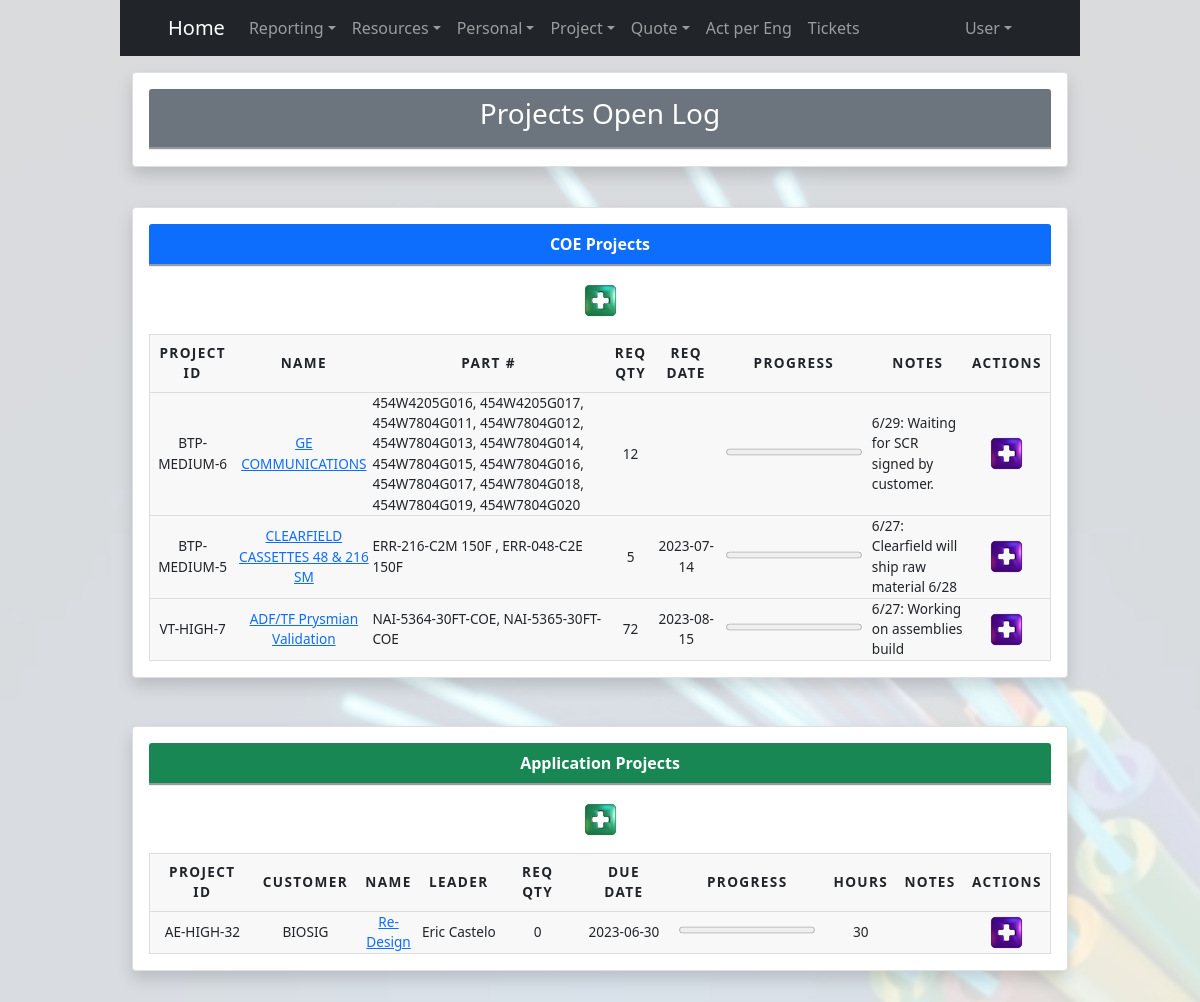
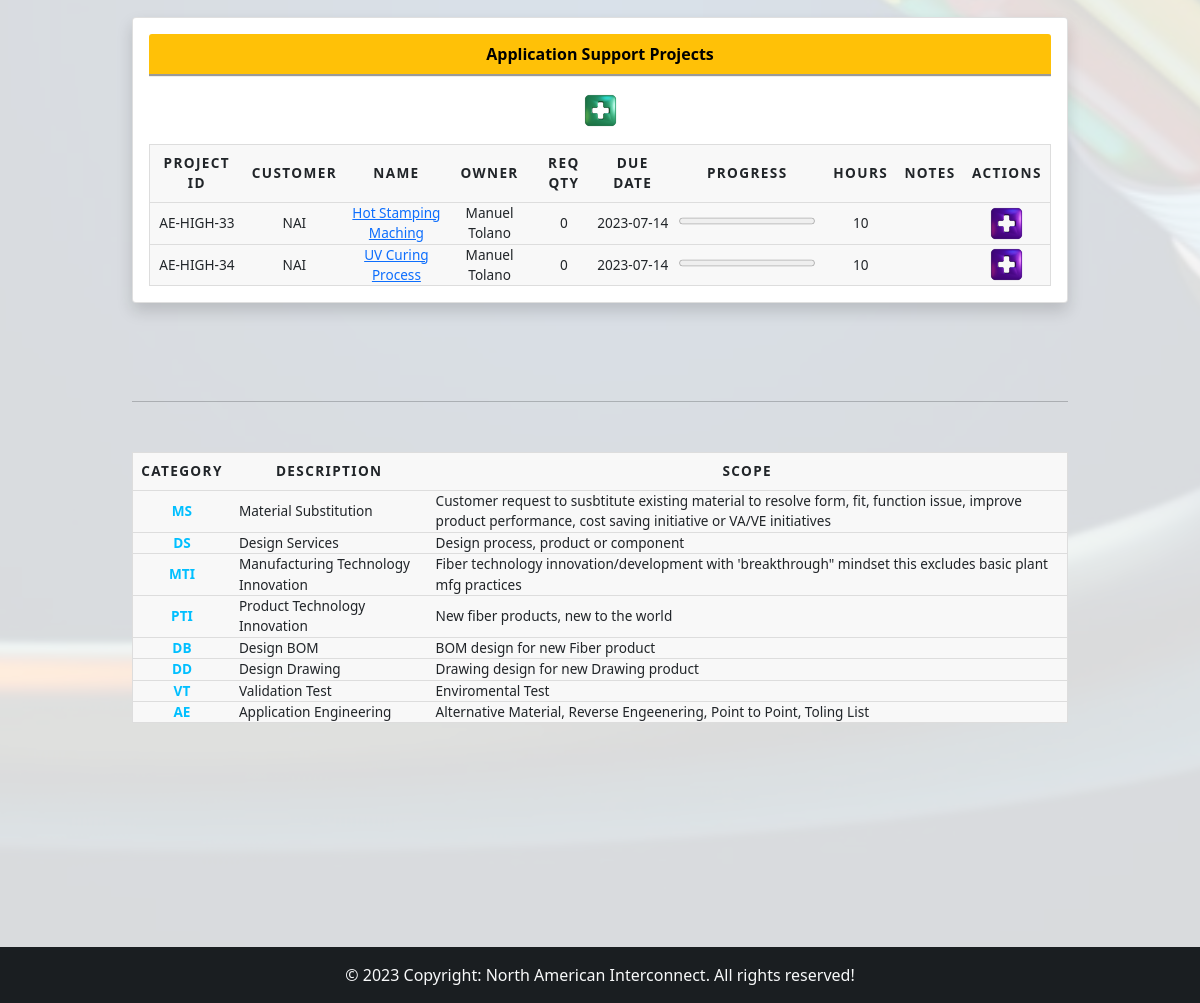
/log.php (signed in), run on the app's committed database (2 pictures, top to bottom).
### tables this page shows
CREATE TABLE `proyecto` (
  `idProyecto` int(11) NOT NULL,
  `projectID` varchar(30) NOT NULL,
  `idCliente` int(11) NOT NULL,
  `nombre` varchar(50) DEFAULT NULL,
  `descripcion` text DEFAULT NULL,
  `cobrarA` varchar(30) NOT NULL,
  `ventasPotenciales` decimal(10,2) DEFAULT NULL,
  `PO` varchar(30) DEFAULT NULL,
  `qtoNumber` varchar(30) DEFAULT NULL,
  `idCuenta` int(11) DEFAULT NULL,
  `tracking` varchar(30) DEFAULT NULL,
  `idRespDiseno` int(11) DEFAULT NULL,
  `idRespManu` int(11) DEFAULT NULL,
  `sobreCarga` decimal(10,3) DEFAULT NULL,
  `fechaReqCliente` datetime DEFAULT NULL,
  `fechaPromesa` datetime DEFAULT NULL,
  `fechaTentativa` datetime DEFAULT NULL,
  `fechaEmbarque` datetime DEFAULT NULL,
  `fechaInicio` datetime DEFAULT NULL,
  `fechaTermino` datetime DEFAULT NULL,
  `tiempoVida` decimal(10,0) DEFAULT NULL,
  `notas` text DEFAULT NULL,
  `currentStage` int(11) NOT NULL,
  `idStatus` int(11) NOT NULL,
  `idUsuario` int(11) NOT NULL,
  `appTrackID` varchar(30) DEFAULT NULL,
  `fechaCrea` datetime NOT NULL DEFAULT current_timestamp(),
  `longestMaterial` varchar(50) DEFAULT NULL,
  `longestETA` datetime DEFAULT NULL,
  `prioridad` tinyint(2) NOT NULL DEFAULT 0,
  `idTipoProyecto` int(11) NOT NULL,
  `overallComplet` decimal(10,3) NOT NULL DEFAULT 0.000,
  `idRepreVentas` int(11) DEFAULT NULL,
  `awarded` tinyint(1) DEFAULT NULL,
  `dateAwarded` datetime DEFAULT NULL,
  `consTA` tinyint(1) DEFAULT NULL,
  `idLiderProyecto` int(11) DEFAULT NULL,
  `idGerenteProyecto` int(11) DEFAULT NULL,
  `idCoordinadorProyecto` int(11) DEFAULT NULL,
  `idIngenieroQA` int(11) DEFAULT NULL,
  `isApplication` tinyint(1) DEFAULT 0,
  `idProyectoRequester` int(11) DEFAULT NULL
);

CREATE TABLE `actividades_proyecto` (
  `idActividades_proyecto` int(11) NOT NULL,
  `idProyecto` int(11) NOT NULL,
  `idActividad` int(11) NOT NULL,
  `fechaInicio` datetime DEFAULT current_timestamp(),
  `fechaRequerida` datetime DEFAULT NULL,
  `fechaEntrega` datetime DEFAULT NULL,
  `fechaCrea` datetime NOT NULL DEFAULT current_timestamp(),
  `completado` tinyint(1) NOT NULL DEFAULT 0,
  `notas` text DEFAULT NULL,
  `entregadoPor` int(11) DEFAULT NULL,
  `ubicacion` varchar(300) DEFAULT NULL,
  `fechaAprobacion` datetime DEFAULT NULL,
  `aprobadoPor` int(11) DEFAULT NULL,
  `respAct` int(11) DEFAULT NULL
);

### log.php (the view, shortened to what the rows shown need)
<?php
  include "inc/headerBoostrap.php";
  if (isset($_SESSION["usuarioNombre"])) {
  ?>
  <?php
        $stmt->execute();
          $stmtApplication->execute();
            $stmtSupportApplication->execute();
  }
?>
<!DOCTYPE html>
<div class="container">
        <div class="flex-container">
            <div class="card shadow p-3 mb-5 bg-body rounded w-100">
              <table>
                  <thead>
                      <tr>
                          <th>Project ID</th>
                          <th>Name</th>
                          <th>Part #</th>
                          <th>Req Qty</th>
                          <th>Req Date</th>
                          <th>Progress</th>
                          <th>Notes</th>
                          <th>Actions</th>
                      </tr>
                  </thead>
              <?php
                  $data = array();
                  $currentProjectID = "";
                  while ($resultado = $stmt->fetch()) {
                        $data[] = $resultado;
                  }
                  foreach ($data as $value) {
                      if ($value->projectID != $currentProjectID) {
                          echo "<tr id='" . $value->idProyecto . "'>";
                          echo "<td>" . $value->projectID . "</td>";
                          echo "<td><a href='/pages/proyecto_detalle/proyecto_detalle_coe.php?id=".$value->idProyecto."&back=log' style='a:visited {color:#00FF00}'>" . $value->pnombre . "</a></td>";
                          $currentProjectID = $value->projectID;
                          echo "<td style='text-align: initial;'>";
                          $qty = 0;
                          foreach ($data as $value2) {
                              if ($value2->projectID == $currentProjectID) {
                                  if ($qty != 0) {
                                      echo ", ";
                                  }
                                  echo $value2->numParte;
                                  $qty += $value2->cantReq;
                              }
                          }
                          echo "</td>";
                          echo "<td>" . $qty . "</td>";
                          echo "<td>" . $value->fechaReqCliente . "</td>";
                          echo "<td><progress Style='margin-left: 10px; margin-right: 10px;' id='file' value='" . $value->completed . "' max='100'> $value->completed% </progress></td>";
                          if ($value->nota != NULL) {
                              echo "<td style='text-align: initial;'><span class='editSpan nota'>" . $value->notaMonth . "/" . $value->notaDay . ": " . $value->nota . "</span>";
                          } else {
                              echo "<td></td>";
                          }
                          echo "<input class='editInput nota' type='text' name='nota' value='" . $value->nota . "' style='display: none;'></td>";
                          echo "<td>
                                    <div class='' style='display: flex; justify-content: space-evenly;'>
                                        <a class='editBtn' href='#' onclick='editMode(this)'>
                                            <div class='icon-container'>
                                                <div class='plus-icon'></div>
                                            </div>
                                        </a>
                                        <a class='guardarBtn' href='#' onclick='insertarNota(this)' style='display: none;'>
                                            <div class='icon-container'>
                                                <div class='plus-icon-green'></div>
                                            </div>
                                        </a>
                                        <a class='deleteBtn' href='#' onclick='cancel(this)' style='display: none;'>
                                            <div class='icon-container'>
                                                <div class='cross-icon'></div>
                                            </div>
                                        </a>
                                    </div>
                                </td>";
                          echo "</tr>";
                      }else {
                      }
                  }
              ?>
              </table>
            </div>
            <div class="card shadow p-3 mb-5 bg-body rounded w-100">
              <table>
                  <thead>
                      <tr>
                          <th>Project ID</th>
                          <th>Customer</th>
                          <th>Name</th>
                          <th>Leader</th>
                          <th>Req Qty</th>
                          <th>Due Date</th>
                          <th>Progress</th>
                          <th>Hours</th>
                          <th>Notes</th>
                          <th>Actions</th>
                      </tr>
                  </thead>
              <?php
                  $dataApplication = array();
                  $currentProjectID = "";
                  while ($resultado = $stmtApplication->fetch()) {
                        $dataApplication[] = $resultado;
                  }
                  foreach ($dataApplication as $value) {
                      if ($value->projectID != $currentProjectID) {
                          echo "<tr id='" . $value->idProyecto . "'>";
                          echo "<td>" . $value->projectID . "</td>";
                          echo "<td>" . $value->cNombre . "</td>";
                          echo "<td><a href='/pages/proyecto_detalle/proyecto_detalle_application.php?id=".$value->idProyecto."&back=log' style='a:visited {color:#00FF00}'>" . $value->pDescripcion . "</a></td>";
                          $currentProjectID = $value->projectID;
                          echo "<td>" . $value->eNombre . "</td>";
                          $qty = 0;
                          foreach ($dataApplication as $value2) {
                              if ($value2->projectID == $currentProjectID) {
                                  $qty += $value2->cantReq;
                              }
                          }
                          echo "<td>" . $qty . "</td>";
                          echo "<td>" . $value->fechaReqCliente . "</td>";
                          echo "<td><progress Style='margin-left: 10px; margin-right: 10px;' id='file' value='" . $value->percentCompleted . "' max='100'> $value->percentCompleted% </progress></td>";
                          echo "<td>" . number_format($value->horas, 0) . "</td>";
                          if ($value->nota != NULL) {
                              echo "<td style='text-align: initial;'><span class='editSpan nota'>" . $value->notaMonth . "/" . $value->notaDay . ": " . $value->nota . "</span>";
                          } else {
                              echo "<td></td>";
                          }
                          echo "<td>
                                    <div class='' style='display: flex; justify-content: space-evenly;'>
                                        <a class='editBtn' href='#' onclick='editMode(this)'>
                                            <div class='icon-container'>
                                                <div class='plus-icon'></div>
                                            </div>
                                        </a>
                                        <a class='guardarBtn' href='#' onclick='insertarNota(this)' style='display: none;'>
                                            <div class='icon-container'>
                                                <div class='plus-icon-green'></div>
                                            </div>
                                        </a>
                                        <a class='deleteBtn' href='#' onclick='cancel(this)' style='display: none;'>
                                            <div class='icon-container'>
                                                <div class='cross-icon'></div>
                                            </div>
                                        </a>
                                    </div>
                                </td>";
                          echo "</tr>";
                      }else {
                      }
                  }
              ?>
              </table>
            </div>
            <div class="card shadow p-3 mb-5 bg-body rounded w-100">
              <table>
                  <thead>
                      <tr>
                          <th>Project ID</th>
                          <th>Customer</th>
                          <th>Name</th>
                          <th>Owner</th>
                          <th>Req Qty</th>
                          <th>Due Date</th>
                          <th>Progress</th>
                          <th>Hours</th>
                          <th>Notes</th>
                          <th>Actions</th>
                      </tr>
                  </thead>
              <?php
                  $dataApplication = array();
                  $currentProjectID = "";
                  while ($resultado = $stmtSupportApplication->fetch()) {
                        $dataApplication[] = $resultado;
                  }
                  foreach ($dataApplication as $value) {
                      if ($value->projectID != $currentProjectID) {
                          echo "<tr id='" . $value->idProyecto . "'>";
                          echo "<td>" . $value->projectID . "</td>";
                          echo "<td>" . $value->cNombre . "</td>";
                          echo "<td><a href='/pages/proyecto_detalle/proyecto_detalle_application.php?id=".$value->idProyecto."&back=log' style='a:visited {color:#00FF00}'>" . $value->pDescripcion . "</a></td>";
                          $currentProjectID = $value->projectID;
                          echo "<td>" . $value->eNombre . "</td>";
                          $qty = 0;
                          foreach ($dataApplication as $value2) {
                              if ($value2->projectID == $currentProjectID) {
                                  $qty += $value2->cantReq;
                              }
                          }
                          echo "<td>" . $qty . "</td>";
                          echo "<td>" . $value->fechaReqCliente . "</td>";
                          echo "<td><progress Style='margin-left: 10px; margin-right: 10px;' id='file' value='" . $value->completed . "' max='100'> $value->completed% </progress></td>";
                          echo "<td>" . number_format($value->horas, 0) . "</td>";
                          if ($value->nota != NULL) {
                              echo "<td style='text-align: initial;'><span class='editSpan nota'>" . $value->notaMonth . "/" . $value->notaDay . ": " . $value->nota . "</span>";
                          } else {
                              echo "<td></td>";
                          }
                          echo "<td>
                                    <div class='' style='display: flex; justify-content: space-evenly;'>
                                        <a class='editBtn' href='#' onclick='editMode(this)'>
                                            <div class='icon-container'>
                                                <div class='plus-icon'></div>
                                            </div>
                                        </a>
                                        <a class='guardarBtn' href='#' onclick='insertarNota(this)' style='display: none;'>
                                            <div class='icon-container'>
                                                <div class='plus-icon-green'></div>
                                            </div>
                                        </a>
                                        <a class='deleteBtn' href='#' onclick='cancel(this)' style='display: none;'>
                                            <div class='icon-container'>
                                                <div class='cross-icon'></div>
                                            </div>
                                        </a>
                                    </div>
                                </td>";
                          echo "</tr>";
                      }else {
                      }
                  }
              ?>
              </table>
            </div>
            <table>
                <thead>
                    <tr>
                        <th>Category</th>
                        <th>Description</th>
                        <th>Scope</th>
                    </tr>
                </thead>
            </table>
        </div>
  </div>

### data on the page
proyecto: projectID "BTP-MEDIUM-6", nombre "GE COMMUNICATIONS", numParte "454W4205G016", numParte "454W4205G017", numParte "454W7804G011", numParte "454W7804G012", numParte "454W7804G013", numParte "454W7804G014", numParte "454W7804G015", numParte "454W7804G016", numParte "454W7804G017", numParte "454W7804G018", numParte "454W7804G019", numParte "454W7804G020", qty "12", $value->completed 0 (drawn), notaMonth "6", notaDay "29", nota "Waiting for SCR signed by customer."
proyecto: projectID "BTP-MEDIUM-5", nombre "CLEARFIELD CASSETTES 48 & 216 SM", numParte "ERR-216-C2M 150F", numParte "ERR-048-C2E 150F", qty "5", fechaReqCliente "2023-07-14", $value->completed 0 (drawn), notaMonth "6", notaDay "27", nota "Clearfield will ship raw material 6/28"
proyecto: projectID "VT-HIGH-7", nombre "ADF/TF Prysmian Validation", numParte "NAI-5364-30FT-COE", numParte "NAI-5365-30FT-COE", qty "72", fechaReqCliente "2023-08-15", $value->completed 0 (drawn), notaMonth "6", notaDay "27", nota "Working on assemblies build"
actividades_proyecto: idProyecto.projectID "AE-HIGH-32", cNombre "BIOSIG", idProyecto.descripcion "Re-Design", eNombre "Eric Castelo", qty "0", fechaReqCliente "2023-06-30", $value->percentCompleted 0.0000 (drawn), horas "30"
actividades_proyecto: idProyecto.projectID "AE-HIGH-33", cNombre "NAI", idProyecto.descripcion "Hot Stamping Maching", eNombre "Manuel Tolano", qty "0", fechaReqCliente "2023-07-14", horas "10"
actividades_proyecto: idProyecto.projectID "AE-HIGH-34", cNombre "NAI", idProyecto.descripcion "UV Curing Process", eNombre "Manuel Tolano", qty "0", fechaReqCliente "2023-07-14", horas "10"
